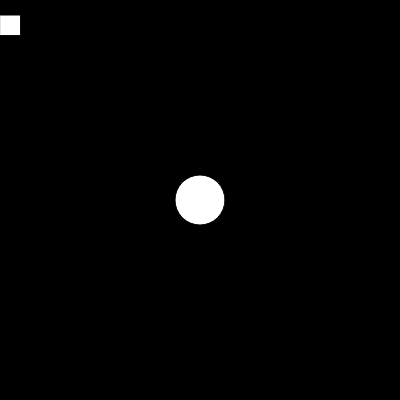
Frame 1 (no input)
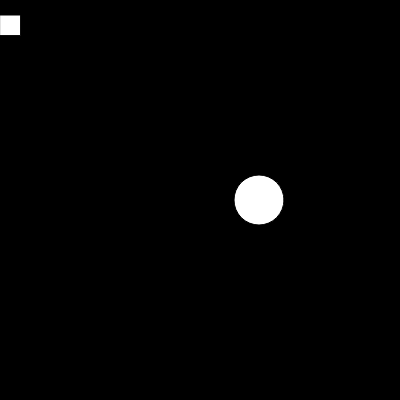
Frame 60 (no input)
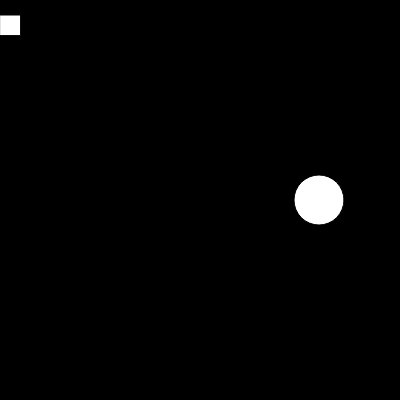
Frame 120 (the mouse pressed at the canvas centre since frame 60)

The p5.js sketch that drew these frames (run headless with seeded random() and noise() and a simulated clock; from frame 60 on, the mouse is pressed at the canvas centre):

// p5.js sketch
// ── sketch.js
function setup() {
 createCanvas(400, 400);
}
let xBol=200;
let yBol=200;
let diametro=50;
let velocidadeX=1;
function draw() {
 background(0);
 circle(xBol,yBol,diametro);
 xBol +=velocidadeX;
 if (xBol+diametro/2>=400){
  velocidadeX*=-1;
 } 
 if (xBol-diametro/2<=0){
    velocidadeX*=-1;
 }
rect(0,15,20.6);
}
